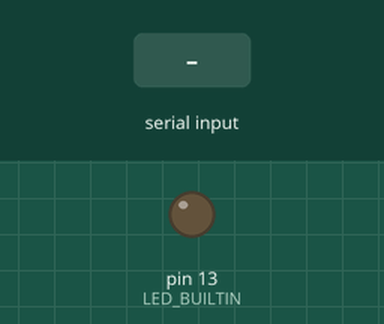
Simulated run of this sketch. Board: Arduino Uno, built with avr-gcc and run on an emulated ATmega328P. Shown: output pins drawn as LEDs (lit = HIGH). The inputs (shaded band) are chosen by the test bench. What the sketch prints to the serial monitor is not drawn.

Above: at 1.2 s.
1.3 s: "r" received over Serial
At 1.7 s:
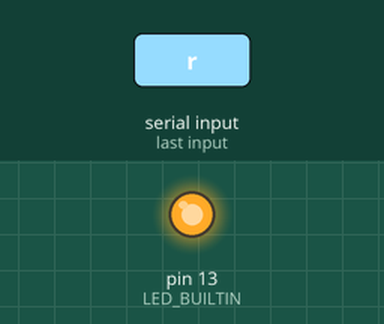
2.8 s: "i" received over Serial
4.3 s: "s" received over Serial
Timing chart, 0 to 7.3 s (numbered marks = the images above; inputs shaded):
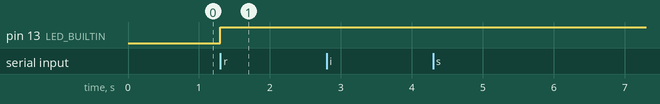

Measured:
- after the input at 1.3 s, pin 13 (LED_BUILTIN): LOW → HIGH at once
- after the input at 2.8 s, every drawn part: stays the same
- after the input at 4.3 s, every drawn part: stays the same

The sketch:

ADXL326.ino
```cpp
#include <EEPROM.h>

int led = 0;
int xValue;
int yValue;
int zValue;
byte lastReading[6];
byte eepromGuid[16];

void setup() {
  Serial.setTimeout(1);
  Serial.begin(115200);

  // use the external refrence returned from the sensor for more accuracy
  analogReference(EXTERNAL);

  // set analog pins to inputs
  pinMode(A0, INPUT);
  pinMode(A1, INPUT);
  pinMode(A2, INPUT);

  // set LED pin to output mode
  pinMode(LED_BUILTIN, OUTPUT);

  // wait until serial port opens for native USB devices
  while (!Serial) {
    delay(1);
  }
}

void readSensor() {
  xValue = analogRead(A0);
  yValue = analogRead(A1);
  zValue = analogRead(A2);

  lastReading[0] = xValue >> 8;
  lastReading[1] = xValue & 0xFF;
  lastReading[2] = yValue >> 8;
  lastReading[3] = yValue & 0xFF;
  lastReading[4] = zValue >> 8;
  lastReading[5] = zValue & 0xFF;
}

void setLED() {
  //led = digitalRead(A1);
  led = !led;
  digitalWrite(LED_BUILTIN, led);
}

void loop() {
  while (Serial.available()) {
    switch (Serial.read()) {
      case 'r':
        readSensor();
        Serial.write(lastReading, 6);
        setLED();
        break;
      case 'i':
        Serial.print("f06ee9e1-345a-490d-8b03-a736a5e5d7bf");
        break;
      case 's':
        for (int i = 0; i < 16; i++) {
          eepromGuid[i] = EEPROM.read(i);
        }
        Serial.write(eepromGuid, 16);
        break;
      case 'e':
        Serial.setTimeout(100);
        for (int i = 0; i < 16; i++) {
          EEPROM.write(i, Serial.read());
        }
        Serial.setTimeout(1);
        break;
    }
  }
}
```
